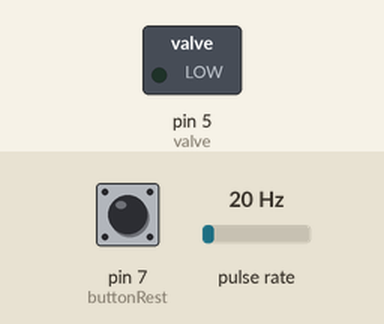
This program was run on a simulated Arduino Uno, built with avr-gcc and run on an emulated ATmega328P. Parts: switched loads named in the program (green lamp = pin HIGH). Wiring (inferred from the names in the program): pulse sensor: data pin 2. The inputs (shaded band) are chosen by the test bench; at power-on: pulse rate 20 Hz, pin 7 (buttonRest) HIGH. The modem accepts every AT command (registered, SIM ready, sends succeed) and sends nothing else; what the program prints to the serial monitor is not drawn.

Above: at 2.2 s.
2.3 s: pulse rate (sensor on pin 2) set to 50 Hz
10.9 s: pin 7 (buttonRest) pulled LOW for 3.2 s
At 22.3 s:
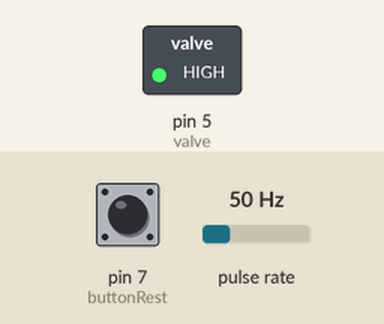
Timing chart, 0 to 23.8 s (numbered marks = the images above; inputs shaded):
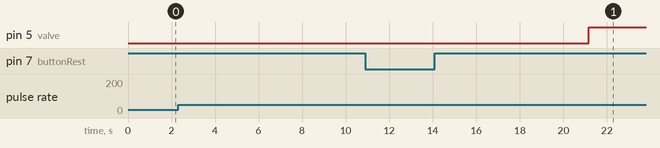

Measured:
- after the input at 2.3 s, every drawn part: stays the same
- after the input at 10.9 s, pin 5 (valve): LOW → HIGH after 10.3 s instead of 1.1 s

The program:

main.cpp
```cpp
#include <Arduino.h>
#include <SoftwareSerial.h> // Library for serial communication

#define buttonRest  7  //The reset pin
#define valve 5  //Relay pin for the valve
//----------------------------------------------------------------------------------------------------------------
volatile int flow_frequecy;
// calculate litres/hour
float vol = 0.0,l_minutes;
unsigned char flowsensor = 2; //Sensor Input pin
unsigned long currentTime;
unsigned long cloopTime;

void flow()
{
  flow_frequecy++;
}
//----------------------------------------------------------------------------------------------------------------

bool button_state;
String Data_sms;
//Add relevant variables for the water reader here
SoftwareSerial sim800l(2,3); //RX, TX for arduino and the module
float volLimit = 1; // User's subsribed amount once payment is made. /Change accordingly


void setup() {
  //-------------------------------------------------------------------------------------------------------------
  pinMode(flowsensor,INPUT);
  digitalWrite(flowsensor,HIGH); // optional internal pull-up
  attachInterrupt(digitalPinToInterrupt(flowsensor),flow,RISING); // setup interrupt
  currentTime = millis();
  cloopTime = currentTime;
  //-------------------------------------------------------------------------------------------------------------

  pinMode(buttonRest,INPUT_PULLUP);
  pinMode(valve,OUTPUT); // Setting relay pin as output
  sim800l.begin(9600);
  Serial.begin(9600);
//Start water reader here /Done
  delay(1000);
}

void Send_Confirmation()
{
  Serial.print("Sending confrimation");
  sim800l.print("AT+CMGF=1\r"); //setting shield to sms mode
  delay(100);
  sim800l.print("AT+CMGS=\"+254773767104\"\r"); // Replace *** with phone number
  delay(500);
  Data_sms = "confirmed Payment";

  sim800l.print(Data_sms);
  delay(500);
  sim800l.print((char)26);
  delay(500);
  sim800l.println();
  Serial.print("Data sent");
  delay(500);
}
void Send_Alert()
{
  Serial.print("Sending alert");
  sim800l.print("AT+CMGF=1\r"); //setting shield to sms mode
  delay(100);
  sim800l.print("AT+CMGS=\"+254773767104\"\r"); // Replace *** with phone number
  delay(500);
  Data_sms = "Token ran out";

  sim800l.print(Data_sms);
  delay(500);
  sim800l.print((char)26);
  delay(500);
  sim800l.println();
  Serial.print("Data sent");
  delay(500);
}
void Serialcom()
{
  delay(500);
  while (Serial.available())
  {
    sim800l.write(Serial.read());
  }
  while (sim800l.available())
  {
    Serial.write(sim800l.read());
  }


}
void loop() {
  //----------------------------------------------------------------------------------------------------------------
  currentTime = millis();
  // Every second, calculate and print litres/hour
  if (flow_frequecy != 0)
  {
    // Pulse frequency (Hz) 7.5Q, Q is flow rate in L/min
    l_minutes = (flow_frequecy / 7.5); // (Pulse frequency x 60 min)/7.5 = flowrate in L/hour

    l_minutes = l_minutes/60;
    vol = vol+ l_minutes; // Saving volume in litres
    flow_frequecy = 0;
    Serial.print(l_minutes,DEC);
    Serial.print("L/sec");
  }
  else
  {
    Serial.print("Flow rate = 0");
    Serial.print("Volume");Serial.print(vol);
  }

  //-----------------------------------------------BUSINESS LOGICS-----------------------------------------------------------------
  Serialcom();


  button_state = digitalRead(buttonRest);
  if(button_state == LOW)
  {
    Serial.print("Reset button pressed");
    Serial.print("Resetting values...");
    //Reset the variables and send confirmation message for payment
    digitalWrite(valve,LOW);
    vol = 0.00;
    Send_Confirmation();
  }

  if (vol >= volLimit) // If volume exceeds volume bought:
  {
    Serial.print("Client credits depleated");
    Serial.print("Disconnecting...");
    digitalWrite(valve,HIGH); // Shut the water valve
    Send_Alert(); // Alert customer to recharge
  }
  else{
    digitalWrite(valve,LOW);
  }
  delay(3000);

}
```
